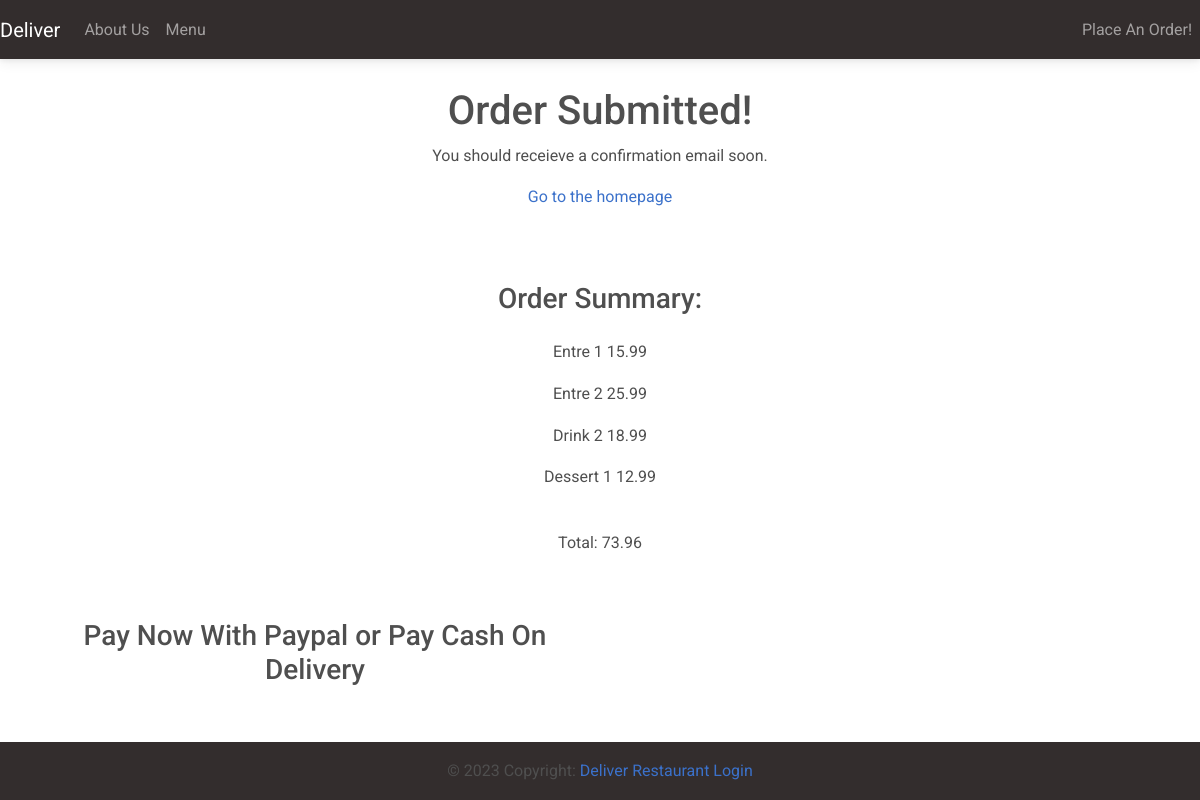
The app's page /order-confirmation/3 with its own data.
### customer/models.py (models this page shows, shortened)
class MenuItem(models.Model):
    name = models.CharField(max_length=100)
    description = models.TextField()
    image = models.ImageField(upload_to='menu_images/')
    price = models.DecimalField(max_digits=5, decimal_places=2)
    category = models.ManyToManyField('Category', related_name='item')

class OrderModel(models.Model):
    created_on = models.DateTimeField(auto_now_add=True)
    price = models.DecimalField(max_digits=7, decimal_places=2)
    items = models.ManyToManyField('MenuItem', related_name='order', blank=True)
    name = models.CharField(max_length=50, blank=True)
    email = models.EmailField(max_length=50, blank=True)
    street = models.CharField(max_length=50, blank=True)
    city = models.CharField(max_length=50, blank=True)
    state = models.CharField(max_length=15, blank=True)
    zip_code = models.IntegerField(blank=True, default=00000)
    is_paid = models.BooleanField(default=False)

### customer/views.py (the view, shortened to what this page needs)
# urls.py: path('order-confirmation/<int:pk>', OrderConfirmation.as_view(), name='order-confirmation'),
class OrderConfirmation(View):
    def get(self, request, pk, *args, **kwargs):
        order = OrderModel.objects.get(pk=pk)
        context = {
            'pk': order.pk,
            'items': order.items,
            'price': order.price,
        }
        return render(request, 'customer/order_confirmation.html', context)

### customer/templates/customer/order_confirmation.html (shortened to what this page needs)
{% extends 'customer/base.html' %}
{% block content %}
<div class="container mb-5">
    <div class="row justify-content-center mt-1">
        <div class="col-md-5 col-sm-12 p-4 text-center">
            <h1>Order Submitted!</h1>
            <p>You should receieve a confirmation email soon.</p>
            <a href="{% url 'index'%}">Go to the homepage</a>
        </div>
    </div>
    <div class="row justify-content-center mt-5">
        <div class="col-md-5 col-sm-12 text-center">
            <h3 class="pb-3">Order Summary:</h3>
            {% for item in items.all %}
            <p>{{ item.name }} <span class="pl-3">{{ item.price }}</span></p>
            {% endfor %}
            <p class="font-weight-bold pt-4">Total: {{ price }}</p>
        </div>
    </div>
    <div class="row justify_content-center pb-2 pt-5">
        <div class="col-md-6 text-center">
            <h3>Pay Now With Paypal or Pay Cash On Delivery</h3>
        </div>
    </div>
    <div class="row justify_content-center pb-5">
    </div>
</div>
{% endblock content %}

### records on screen
MenuItem: name "Entre 1", price "15.99"
MenuItem: name "Entre 2", price "25.99"
MenuItem: name "Drink 2", price "18.99"
MenuItem: name "Dessert 1", price "12.99"
OrderModel: price "73.96"
